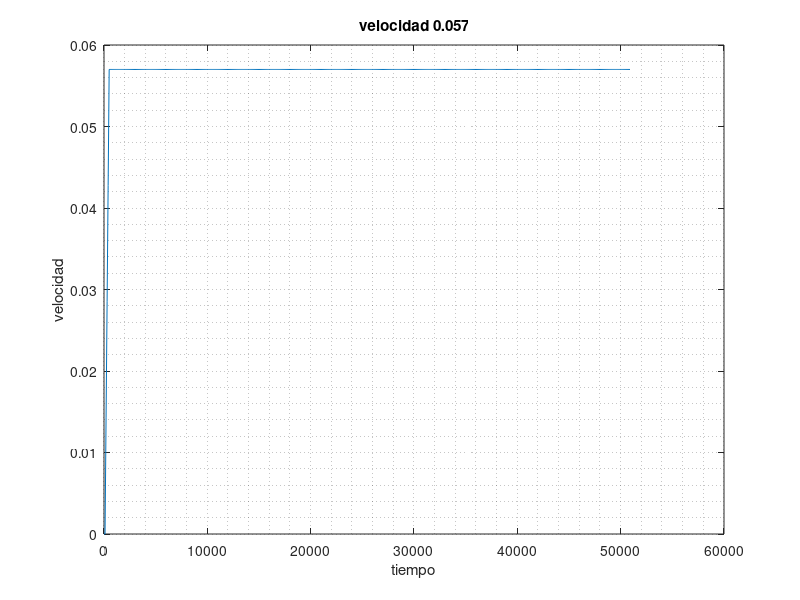

Source code (MATLAB):
# datos_condiciones_ransol_campo_de_velocidad.png

clear all;
close all;


tf = 51000;
T  = 100;
t  = [0:T:tf-T];
n=length(t);

vel=0.057;	 #velocidad
m=vel/(500-100); #pendiente	

vz=zeros(1,n);

for i = 1:n
if (t(i)<=100)
	vz(i)=0;
else

	if(t(i)>100&t(i)<=500)
		vz(i)=m*(t(i)-100);
		else 
			vz(i)=vel; # en la captura decia z en vez de vz  ???
	
	endif
endif

endfor

plot(t,vz);
title ("velocidad 0.057");
xlabel ("tiempo");
ylabel ("velocidad");
grid ("minor","on");
print('grafica_0057.png','-dpng');
